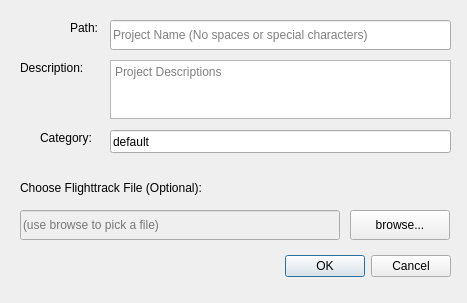
<?xml version="1.0" encoding="UTF-8"?>
<ui version="4.0">
 <class>addProjectDialog</class>
 <widget class="QDialog" name="addProjectDialog">
  <property name="geometry">
   <rect>
    <x>0</x>
    <y>0</y>
    <width>467</width>
    <height>303</height>
   </rect>
  </property>
  <property name="windowTitle">
   <string>Add operation</string>
  </property>
  <widget class="QDialogButtonBox" name="buttonBox">
   <property name="geometry">
    <rect>
     <x>280</x>
     <y>250</y>
     <width>171</width>
     <height>32</height>
    </rect>
   </property>
   <property name="orientation">
    <enum>Qt::Horizontal</enum>
   </property>
   <property name="standardButtons">
    <set>QDialogButtonBox::Cancel|QDialogButtonBox::Ok</set>
   </property>
  </widget>
  <widget class="QLabel" name="label">
   <property name="geometry">
    <rect>
     <x>70</x>
     <y>20</y>
     <width>30</width>
     <height>16</height>
    </rect>
   </property>
   <property name="text">
    <string>Path:</string>
   </property>
  </widget>
  <widget class="QLineEdit" name="path">
   <property name="geometry">
    <rect>
     <x>110</x>
     <y>20</y>
     <width>341</width>
     <height>30</height>
    </rect>
   </property>
   <property name="placeholderText">
    <string>Project Name (No spaces or special characters)</string>
   </property>
  </widget>
  <widget class="QTextEdit" name="description">
   <property name="geometry">
    <rect>
     <x>110</x>
     <y>60</y>
     <width>341</width>
     <height>59</height>
    </rect>
   </property>
   <property name="placeholderText">
    <string>Project Descriptions</string>
   </property>
  </widget>
  <widget class="QPushButton" name="browse">
   <property name="geometry">
    <rect>
     <x>350</x>
     <y>210</y>
     <width>100</width>
     <height>30</height>
    </rect>
   </property>
   <property name="text">
    <string>browse...</string>
   </property>
  </widget>
  <widget class="QLabel" name="label_3">
   <property name="geometry">
    <rect>
     <x>20</x>
     <y>180</y>
     <width>201</width>
     <height>16</height>
    </rect>
   </property>
   <property name="text">
    <string>Choose Flighttrack File (Optional):</string>
   </property>
  </widget>
  <widget class="QLabel" name="label_2">
   <property name="geometry">
    <rect>
     <x>20</x>
     <y>60</y>
     <width>80</width>
     <height>16</height>
    </rect>
   </property>
   <property name="text">
    <string>Description:</string>
   </property>
  </widget>
  <widget class="QLineEdit" name="selectedFile">
   <property name="enabled">
    <bool>false</bool>
   </property>
   <property name="geometry">
    <rect>
     <x>20</x>
     <y>210</y>
     <width>320</width>
     <height>30</height>
    </rect>
   </property>
   <property name="readOnly">
    <bool>true</bool>
   </property>
   <property name="placeholderText">
    <string>(use browse to pick a file)</string>
   </property>
  </widget>
  <widget class="QLabel" name="label_4">
   <property name="geometry">
    <rect>
     <x>40</x>
     <y>130</y>
     <width>60</width>
     <height>16</height>
    </rect>
   </property>
   <property name="text">
    <string>Category:</string>
   </property>
  </widget>
  <widget class="QLineEdit" name="category">
   <property name="geometry">
    <rect>
     <x>110</x>
     <y>130</y>
     <width>341</width>
     <height>23</height>
    </rect>
   </property>
   <property name="text">
    <string>default</string>
   </property>
   <property name="placeholderText">
    <string>Category (ANY)</string>
   </property>
  </widget>
 </widget>
 <resources/>
 <connections>
  <connection>
   <sender>buttonBox</sender>
   <signal>accepted()</signal>
   <receiver>addProjectDialog</receiver>
   <slot>accept()</slot>
   <hints>
    <hint type="sourcelabel">
     <x>248</x>
     <y>254</y>
    </hint>
    <hint type="destinationlabel">
     <x>157</x>
     <y>274</y>
    </hint>
   </hints>
  </connection>
  <connection>
   <sender>buttonBox</sender>
   <signal>rejected()</signal>
   <receiver>addProjectDialog</receiver>
   <slot>reject()</slot>
   <hints>
    <hint type="sourcelabel">
     <x>316</x>
     <y>260</y>
    </hint>
    <hint type="destinationlabel">
     <x>286</x>
     <y>274</y>
    </hint>
   </hints>
  </connection>
 </connections>
</ui>
